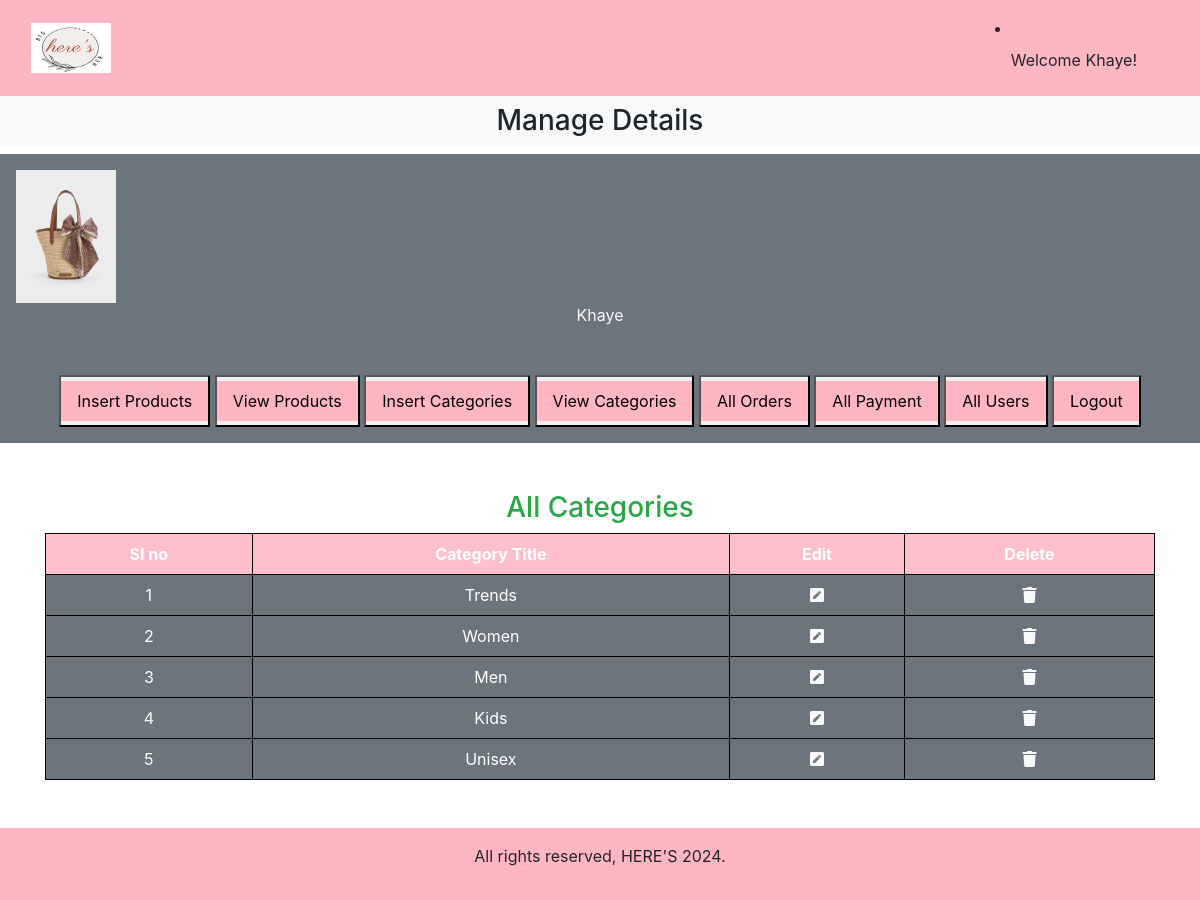
The page /admin/admin_page/index_admin.php?view_categories on the database its author committed.
### tables this page shows
CREATE TABLE `categories` (
  `category_id` int(11) NOT NULL,
  `category_title` varchar(100) NOT NULL
);

### admin/admin_page/view_categories.php (the view, shortened to what this page needs)
<!DOCTYPE html>
<html lang="en">
<head>
    <link rel="stylesheet" href="https://maxcdn.bootstrapcdn.com/bootstrap/4.5.2/css/bootstrap.min.css">
    <link rel="stylesheet" href="https://cdnjs.cloudflare.com/ajax/libs/font-awesome/5.15.3/css/all.min.css">
</head>
<body>
    <h3 class="text-center text-success">All Categories</h3>
    <table style="width: 100%; border-collapse: collapse; background-color: pink; color: white;">
        <thead style="background-color: pink; color: white;">
            <tr style="text-align: center;">
                <th style="border: 1px solid black; padding: 8px;">SI no</th>
                <th style="border: 1px solid black; padding: 8px;">Category Title</th>
                <th style="border: 1px solid black; padding: 8px;">Edit</th>
                <th style="border: 1px solid black; padding: 8px;">Delete</th>
            </tr>
        </thead>
        <tbody style="background-color: #6c757d; color: white;">
            <?php
            $select_category = "SELECT * FROM `categories`";
            $result = mysqli_query($con, $select_category);
            $number = 0;
            while ($row = mysqli_fetch_assoc($result)) {
                $category_id = $row['category_id'];
                $category_title = $row['category_title'];
                $number++;
            ?>
            <tr class="text-center">
                <td style="border: 1px solid black; padding: 8px;"><?php echo $number; ?></td>
                <td style="border: 1px solid black; padding: 8px;"><?php echo $category_title; ?></td>
                <td style="border: 1px solid black; padding: 8px;">
                    <a href='index_admin.php?edit_category=<?php echo $category_id; ?>' class='text-light'>
                        <i class='fas fa-pen-square'></i>
                    </a>
                </td>
                <td style="border: 1px solid black; padding: 8px;">
                    <a href='#' class='text-light' data-toggle="modal" data-target="#exampleModal"
                        data-id="<?php echo $category_id; ?>">
                        <i class='fas fa-trash'></i>
                    </a>
                </td>
            </tr>
            <?php
            }
            ?>
        </tbody>
    </table>
</body>
</html>

### admin/admin_page/style_admin.css (style rules this page uses)
* { margin: 0; padding: 0; box-sizing: border-box; }

### rows shown on the page
categories: category_title "Trends"
categories: category_title "Women"
categories: category_title "Men"
categories: category_title "Kids"
categories: category_title "Unisex"
